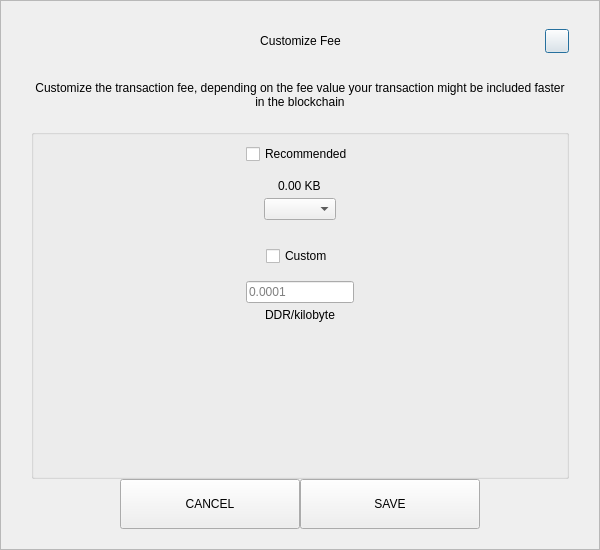
<?xml version="1.0" encoding="UTF-8"?>
<ui version="4.0">
 <class>SendCustomFeeDialog</class>
 <widget class="QDialog" name="SendCustomFeeDialog">
  <property name="geometry">
   <rect>
    <x>0</x>
    <y>0</y>
    <width>600</width>
    <height>550</height>
   </rect>
  </property>
  <property name="windowTitle">
   <string>Form</string>
  </property>
  <layout class="QVBoxLayout" name="verticalLayout_3">
   <property name="spacing">
    <number>0</number>
   </property>
   <property name="leftMargin">
    <number>0</number>
   </property>
   <property name="topMargin">
    <number>0</number>
   </property>
   <property name="rightMargin">
    <number>0</number>
   </property>
   <property name="bottomMargin">
    <number>0</number>
   </property>
   <item>
    <widget class="QFrame" name="frame">
     <property name="styleSheet">
      <string notr="true"/>
     </property>
     <property name="frameShape">
      <enum>QFrame::StyledPanel</enum>
     </property>
     <property name="frameShadow">
      <enum>QFrame::Raised</enum>
     </property>
     <layout class="QVBoxLayout" name="verticalLayout_2">
      <property name="spacing">
       <number>0</number>
      </property>
      <property name="leftMargin">
       <number>30</number>
      </property>
      <property name="topMargin">
       <number>20</number>
      </property>
      <property name="rightMargin">
       <number>30</number>
      </property>
      <property name="bottomMargin">
       <number>20</number>
      </property>
      <item>
       <layout class="QHBoxLayout" name="horizontalLayout_3">
        <property name="spacing">
         <number>0</number>
        </property>
        <item>
         <spacer name="horizontalSpacer_21">
          <property name="orientation">
           <enum>Qt::Horizontal</enum>
          </property>
          <property name="sizeHint" stdset="0">
           <size>
            <width>40</width>
            <height>20</height>
           </size>
          </property>
         </spacer>
        </item>
        <item>
         <widget class="QLabel" name="labelTitle">
          <property name="minimumSize">
           <size>
            <width>0</width>
            <height>40</height>
           </size>
          </property>
          <property name="maximumSize">
           <size>
            <width>16777215</width>
            <height>40</height>
           </size>
          </property>
          <property name="styleSheet">
           <string notr="true">padding-left:24px;</string>
          </property>
          <property name="text">
           <string>Customize Fee</string>
          </property>
          <property name="alignment">
           <set>Qt::AlignCenter</set>
          </property>
          <property name="margin">
           <number>7</number>
          </property>
         </widget>
        </item>
        <item>
         <spacer name="horizontalSpacer">
          <property name="orientation">
           <enum>Qt::Horizontal</enum>
          </property>
          <property name="sizeHint" stdset="0">
           <size>
            <width>40</width>
            <height>20</height>
           </size>
          </property>
         </spacer>
        </item>
        <item>
         <widget class="QPushButton" name="btnEsc">
          <property name="minimumSize">
           <size>
            <width>24</width>
            <height>24</height>
           </size>
          </property>
          <property name="maximumSize">
           <size>
            <width>24</width>
            <height>24</height>
           </size>
          </property>
          <property name="text">
           <string/>
          </property>
         </widget>
        </item>
       </layout>
      </item>
      <item>
       <spacer name="verticalSpacer_2">
        <property name="orientation">
         <enum>Qt::Vertical</enum>
        </property>
        <property name="sizeType">
         <enum>QSizePolicy::Fixed</enum>
        </property>
        <property name="sizeHint" stdset="0">
         <size>
          <width>20</width>
          <height>20</height>
         </size>
        </property>
       </spacer>
      </item>
      <item>
       <widget class="QLabel" name="labelMessage">
        <property name="text">
         <string>Customize the transaction fee, depending on the fee value your transaction might be included faster in the blockchain</string>
        </property>
        <property name="alignment">
         <set>Qt::AlignCenter</set>
        </property>
        <property name="wordWrap">
         <bool>true</bool>
        </property>
       </widget>
      </item>
      <item>
       <spacer name="verticalSpacer_3">
        <property name="orientation">
         <enum>Qt::Vertical</enum>
        </property>
        <property name="sizeType">
         <enum>QSizePolicy::Fixed</enum>
        </property>
        <property name="sizeHint" stdset="0">
         <size>
          <width>20</width>
          <height>20</height>
         </size>
        </property>
       </spacer>
      </item>
      <item>
       <widget class="QGroupBox" name="groupBox">
        <property name="title">
         <string/>
        </property>
        <layout class="QVBoxLayout" name="verticalLayout">
         <property name="leftMargin">
          <number>12</number>
         </property>
         <property name="rightMargin">
          <number>12</number>
         </property>
         <item>
          <layout class="QVBoxLayout" name="verticalLayout_4">
           <property name="spacing">
            <number>5</number>
           </property>
           <item alignment="Qt::AlignHCenter">
            <widget class="QCheckBox" name="checkBoxRecommended">
             <property name="text">
              <string>Recommended</string>
             </property>
            </widget>
           </item>
           <item>
            <spacer name="verticalSpacer_5">
             <property name="orientation">
              <enum>Qt::Vertical</enum>
             </property>
             <property name="sizeType">
              <enum>QSizePolicy::Fixed</enum>
             </property>
             <property name="sizeHint" stdset="0">
              <size>
               <width>20</width>
               <height>10</height>
              </size>
             </property>
            </spacer>
           </item>
           <item alignment="Qt::AlignHCenter">
            <widget class="QLabel" name="labelFee">
             <property name="text">
              <string>0.00 KB</string>
             </property>
            </widget>
           </item>
           <item alignment="Qt::AlignHCenter">
            <widget class="QComboBox" name="comboBoxRecommended"/>
           </item>
          </layout>
         </item>
         <item>
          <spacer name="verticalSpacer">
           <property name="orientation">
            <enum>Qt::Vertical</enum>
           </property>
           <property name="sizeType">
            <enum>QSizePolicy::Fixed</enum>
           </property>
           <property name="sizeHint" stdset="0">
            <size>
             <width>20</width>
             <height>20</height>
            </size>
           </property>
          </spacer>
         </item>
         <item>
          <layout class="QVBoxLayout" name="verticalLayout_5">
           <property name="spacing">
            <number>5</number>
           </property>
           <item alignment="Qt::AlignHCenter">
            <widget class="QCheckBox" name="checkBoxCustom">
             <property name="text">
              <string>Custom</string>
             </property>
            </widget>
           </item>
           <item>
            <spacer name="verticalSpacer_6">
             <property name="orientation">
              <enum>Qt::Vertical</enum>
             </property>
             <property name="sizeType">
              <enum>QSizePolicy::Fixed</enum>
             </property>
             <property name="sizeHint" stdset="0">
              <size>
               <width>20</width>
               <height>10</height>
              </size>
             </property>
            </spacer>
           </item>
           <item alignment="Qt::AlignHCenter">
            <widget class="QLineEdit" name="lineEditCustomFee">
             <property name="placeholderText">
              <string notr="true">0.0001</string>
             </property>
            </widget>
           </item>
           <item alignment="Qt::AlignHCenter">
            <widget class="QLabel" name="labelCustomFee">
             <property name="text">
              <string>DDR/kilobyte</string>
             </property>
            </widget>
           </item>
          </layout>
         </item>
         <item>
          <spacer name="verticalSpacer_4">
           <property name="orientation">
            <enum>Qt::Vertical</enum>
           </property>
           <property name="sizeHint" stdset="0">
            <size>
             <width>20</width>
             <height>40</height>
            </size>
           </property>
          </spacer>
         </item>
        </layout>
       </widget>
      </item>
      <item>
       <layout class="QHBoxLayout" name="horizontalLayout" stretch="1,2,2,1">
        <item>
         <spacer name="horizontalSpacer1">
          <property name="orientation">
           <enum>Qt::Horizontal</enum>
          </property>
          <property name="sizeHint" stdset="0">
           <size>
            <width>40</width>
            <height>20</height>
           </size>
          </property>
         </spacer>
        </item>
        <item>
         <widget class="QPushButton" name="btnCancel">
          <property name="minimumSize">
           <size>
            <width>180</width>
            <height>50</height>
           </size>
          </property>
          <property name="focusPolicy">
           <enum>Qt::NoFocus</enum>
          </property>
          <property name="text">
           <string>CANCEL</string>
          </property>
         </widget>
        </item>
        <item>
         <widget class="QPushButton" name="btnSave">
          <property name="minimumSize">
           <size>
            <width>180</width>
            <height>50</height>
           </size>
          </property>
          <property name="focusPolicy">
           <enum>Qt::NoFocus</enum>
          </property>
          <property name="text">
           <string>SAVE</string>
          </property>
         </widget>
        </item>
        <item>
         <spacer name="horizontalSpacer_2">
          <property name="orientation">
           <enum>Qt::Horizontal</enum>
          </property>
          <property name="sizeHint" stdset="0">
           <size>
            <width>40</width>
            <height>20</height>
           </size>
          </property>
         </spacer>
        </item>
       </layout>
      </item>
     </layout>
    </widget>
   </item>
  </layout>
 </widget>
 <resources/>
 <connections/>
</ui>
